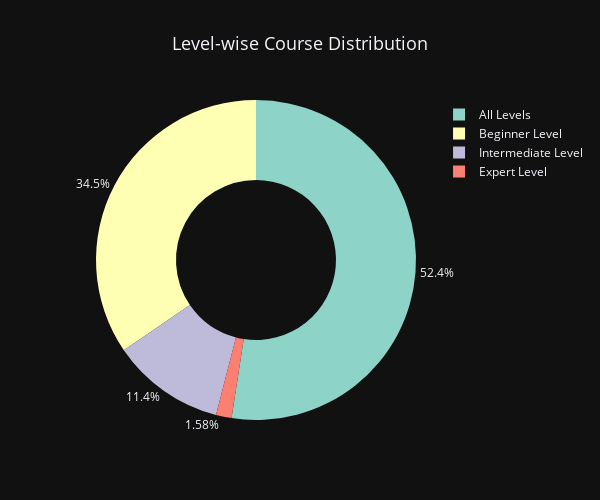

The notebook cell saved with this chart:
### Markdown cell above
-  Most courses are between 20 to 50 Dollars

### Code cell
level_count = df['level'].value_counts().reset_index()
level_count.columns = ['level' ,'level_count']


fig = px.pie(level_count,
            names = 'level',
            values = 'level_count',
            color = 'level',
            color_discrete_sequence = px.colors.qualitative.Set3,
            hole = 0.5,
            title = "Level-wise Course Distribution")
            
fig.update_traces(textposition = 'outside')

fig.update_layout(
    title_x = 0.5,
    title_font_size = 18, 
    template = 'plotly_dark',
    height = 500,
    width = 600,
    showlegend = True
)
fig.show()

### Figure 1 — Plotly figure (JSON) as saved in the notebook; plotly's stock layout.template omitted (floating-point values rounded to 4 significant figures)
{"data": [{"customdata": [["All Levels"], ["Beginner Level"], ["Intermediate Level"], ["Expert Level"]], "domain": {"x": [0, 1], "y": [0, 1]}, "hole": 0.5, "hovertemplate": "level=%{customdata[0]}<br>level_count=%{value}<extra></extra>", "labels": ["All Levels", "Beginner Level", "Intermediate Level", "Expert Level"], "legendgroup": "", "marker": {"colors": ["rgb(141,211,199)", "rgb(255,255,179)", "rgb(190,186,218)", "rgb(251,128,114)"]}, "name": "", "showlegend": true, "textposition": "outside", "type": "pie", "values": [1929, 1270, 421, 58]}], "layout": {"height": 500, "legend": {"tracegroupgap": 0}, "piecolorway": ["rgb(141,211,199)", "rgb(255,255,179)", "rgb(190,186,218)", "rgb(251,128,114)", "rgb(128,177,211)", "rgb(253,180,98)", "rgb(179,222,105)", "rgb(252,205,229)", "rgb(217,217,217)", "rgb(188,128,189)", "rgb(204,235,197)", "rgb(255,237,111)"], "showlegend": true, "title": {"font": {"size": 18}, "text": "Level-wise Course Distribution", "x": 0.5}, "width": 600}}
